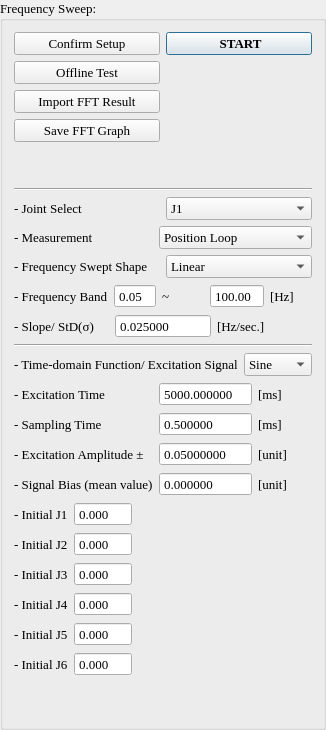
             <widget class="QGroupBox" name="layout_group_freq_sweep">
              <property name="font">
               <font>
                <family>Times New Roman</family>
                <pointsize>10</pointsize>
                <bold>false</bold>
               </font>
              </property>
              <property name="autoFillBackground">
               <bool>false</bool>
              </property>
              <property name="title">
               <string>Frequency Sweep:</string>
              </property>
              <property name="flat">
               <bool>false</bool>
              </property>
              <layout class="QVBoxLayout" name="verticalLayout_47">
               <item>
                <layout class="QHBoxLayout" name="horizontalLayout_23">
                 <item>
                  <layout class="QVBoxLayout" name="verticalLayout_45">
                   <item>
                    <widget class="QPushButton" name="pb_confirm_freq_sweep">
                     <property name="mouseTracking">
                      <bool>true</bool>
                     </property>
                     <property name="tabletTracking">
                      <bool>true</bool>
                     </property>
                     <property name="text">
                      <string>Confirm Setup</string>
                     </property>
                    </widget>
                   </item>
                   <item>
                    <widget class="QPushButton" name="pb_show_excitation_signals">
                     <property name="mouseTracking">
                      <bool>true</bool>
                     </property>
                     <property name="tabletTracking">
                      <bool>true</bool>
                     </property>
                     <property name="text">
                      <string>Offline Test</string>
                     </property>
                    </widget>
                   </item>
                   <item>
                    <widget class="QPushButton" name="pb_import_fft_result">
                     <property name="text">
                      <string>Import FFT Result</string>
                     </property>
                    </widget>
                   </item>
                   <item>
                    <widget class="QPushButton" name="pb_export_fft_graph">
                     <property name="text">
                      <string>Save FFT Graph</string>
                     </property>
                    </widget>
                   </item>
                   <item>
                    <spacer name="verticalSpacer_11">
                     <property name="orientation">
                      <enum>Qt::Vertical</enum>
                     </property>
                     <property name="sizeHint" stdset="0">
                      <size>
                       <width>20</width>
                       <height>40</height>
                      </size>
                     </property>
                    </spacer>
                   </item>
                  </layout>
                 </item>
                 <item>
                  <layout class="QVBoxLayout" name="verticalLayout_46" stretch="1,1">
                   <property name="spacing">
                    <number>0</number>
                   </property>
                   <item>
                    <widget class="QPushButton" name="pb_start_sweep">
                     <property name="font">
                      <font>
                       <family>Times New Roman</family>
                       <pointsize>10</pointsize>
                       <bold>true</bold>
                      </font>
                     </property>
                     <property name="mouseTracking">
                      <bool>true</bool>
                     </property>
                     <property name="tabletTracking">
                      <bool>true</bool>
                     </property>
                     <property name="focusPolicy">
                      <enum>Qt::StrongFocus</enum>
                     </property>
                     <property name="acceptDrops">
                      <bool>false</bool>
                     </property>
                     <property name="text">
                      <string> START</string>
                     </property>
                     <property name="icon">
                      <iconset>
                       <normalon>:/icons/icons/FFT_icon.PNG</normalon>
                      </iconset>
                     </property>
                     <property name="iconSize">
                      <size>
                       <width>150</width>
                       <height>150</height>
                      </size>
                     </property>
                     <property name="checkable">
                      <bool>false</bool>
                     </property>
                     <property name="checked">
                      <bool>false</bool>
                     </property>
                     <property name="autoDefault">
                      <bool>false</bool>
                     </property>
                     <property name="default">
                      <bool>true</bool>
                     </property>
                     <property name="flat">
                      <bool>false</bool>
                     </property>
                    </widget>
                   </item>
                   <item>
                    <spacer name="verticalSpacer_4">
                     <property name="orientation">
                      <enum>Qt::Vertical</enum>
                     </property>
                     <property name="sizeHint" stdset="0">
                      <size>
                       <width>20</width>
                       <height>40</height>
                      </size>
                     </property>
                    </spacer>
                   </item>
                  </layout>
                 </item>
                </layout>
               </item>
               <item>
                <widget class="Line" name="line_8">
                 <property name="orientation">
                  <enum>Qt::Horizontal</enum>
                 </property>
                </widget>
               </item>
               <item>
                <layout class="QVBoxLayout" name="verticalLayout_32">
                 <item>
                  <layout class="QVBoxLayout" name="verticalLayout_33">
                   <item>
                    <layout class="QVBoxLayout" name="verticalLayout_34">
                     <item>
                      <layout class="QHBoxLayout" name="horizontalLayout_15"/>
                     </item>
                     <item>
                      <layout class="QHBoxLayout" name="horizontalLayout_25">
                       <item>
                        <widget class="QLabel" name="label_39">
                         <property name="text">
                          <string>- Joint Select</string>
                         </property>
                        </widget>
                       </item>
                       <item>
                        <widget class="QComboBox" name="select_sweep_joint">
                         <item>
                          <property name="text">
                           <string>J1</string>
                          </property>
                         </item>
                         <item>
                          <property name="text">
                           <string>J2</string>
                          </property>
                         </item>
                         <item>
                          <property name="text">
                           <string>J3</string>
                          </property>
                         </item>
                         <item>
                          <property name="text">
                           <string>J4</string>
                          </property>
                         </item>
                         <item>
                          <property name="text">
                           <string>J5</string>
                          </property>
                         </item>
                         <item>
                          <property name="text">
                           <string>J6</string>
                          </property>
                         </item>
                        </widget>
                       </item>
                      </layout>
                     </item>
                     <item>
                      <layout class="QHBoxLayout" name="horizontalLayout_17">
                       <item>
                        <widget class="QLabel" name="label_15">
                         <property name="text">
                          <string>- Measurement</string>
                         </property>
                        </widget>
                       </item>
                       <item>
                        <widget class="QComboBox" name="select_sweep_loop">
                         <item>
                          <property name="text">
                           <string>Position Loop</string>
                          </property>
                         </item>
                         <item>
                          <property name="text">
                           <string>Velocity Loop</string>
                          </property>
                         </item>
                         <item>
                          <property name="text">
                           <string>Current Loop</string>
                          </property>
                         </item>
                         <item>
                          <property name="text">
                           <string>Feed Forward Velocity</string>
                          </property>
                         </item>
                        </widget>
                       </item>
                      </layout>
                     </item>
                    </layout>
                   </item>
                   <item>
                    <layout class="QHBoxLayout" name="horizontalLayout_18">
                     <item>
                      <widget class="QLabel" name="label_8">
                       <property name="text">
                        <string>- Frequency Swept Shape</string>
                       </property>
                      </widget>
                     </item>
                     <item>
                      <widget class="QComboBox" name="select_sweep_function">
                       <item>
                        <property name="text">
                         <string>Linear</string>
                        </property>
                        <property name="icon">
                         <iconset>
                          <normalon>:/Servo_Tuning/linear_signal.PNG</normalon>
                         </iconset>
                        </property>
                       </item>
                       <item>
                        <property name="text">
                         <string>Gaussian</string>
                        </property>
                        <property name="icon">
                         <iconset>
                          <normalon>:/Servo_Tuning/gaussian_signal.jpg</normalon>
                         </iconset>
                        </property>
                       </item>
                      </widget>
                     </item>
                    </layout>
                   </item>
                   <item>
                    <layout class="QHBoxLayout" name="horizontalLayout_19" stretch="1,1,1,1,1">
                     <item>
                      <widget class="QLabel" name="label_9">
                       <property name="text">
                        <string>- Frequency Band</string>
                       </property>
                      </widget>
                     </item>
                     <item>
                      <widget class="QDoubleSpinBox" name="edit_sweep_f0">
                       <property name="buttonSymbols">
                        <enum>QAbstractSpinBox::NoButtons</enum>
                       </property>
                       <property name="value">
                        <double>0.050000000000000</double>
                       </property>
                      </widget>
                     </item>
                     <item>
                      <widget class="QLabel" name="label_10">
                       <property name="text">
                        <string>~</string>
                       </property>
                      </widget>
                     </item>
                     <item>
                      <widget class="QDoubleSpinBox" name="edit_sweep_f1">
                       <property name="buttonSymbols">
                        <enum>QAbstractSpinBox::NoButtons</enum>
                       </property>
                       <property name="maximum">
                        <double>1000.000000000000000</double>
                       </property>
                       <property name="value">
                        <double>100.000000000000000</double>
                       </property>
                      </widget>
                     </item>
                     <item>
                      <widget class="QLabel" name="label_11">
                       <property name="text">
                        <string>[Hz]</string>
                       </property>
                      </widget>
                     </item>
                    </layout>
                   </item>
                  </layout>
                 </item>
                 <item>
                  <layout class="QHBoxLayout" name="horizontalLayout_20">
                   <item>
                    <widget class="QLabel" name="label_12">
                     <property name="text">
                      <string>- Slope/ StD(σ) </string>
                     </property>
                    </widget>
                   </item>
                   <item>
                    <widget class="QDoubleSpinBox" name="edit_sweep_slope">
                     <property name="buttonSymbols">
                      <enum>QAbstractSpinBox::NoButtons</enum>
                     </property>
                     <property name="decimals">
                      <number>6</number>
                     </property>
                     <property name="value">
                      <double>0.025000000000000</double>
                     </property>
                    </widget>
                   </item>
                   <item>
                    <widget class="QLabel" name="label_14">
                     <property name="text">
                      <string>[Hz/sec.]</string>
                     </property>
                    </widget>
                   </item>
                  </layout>
                 </item>
                 <item>
                  <widget class="Line" name="line_6">
                   <property name="orientation">
                    <enum>Qt::Horizontal</enum>
                   </property>
                  </widget>
                 </item>
                 <item>
                  <layout class="QVBoxLayout" name="verticalLayout_35">
                   <item>
                    <layout class="QHBoxLayout" name="horizontalLayout_21">
                     <item>
                      <widget class="QLabel" name="label_16">
                       <property name="text">
                        <string>- Time-domain Function/ Excitation Signal</string>
                       </property>
                      </widget>
                     </item>
                     <item>
                      <widget class="QComboBox" name="select_excitation_signal">
                       <item>
                        <property name="text">
                         <string>Sine</string>
                        </property>
                       </item>
                       <item>
                        <property name="text">
                         <string>Cosine</string>
                        </property>
                       </item>
                      </widget>
                     </item>
                    </layout>
                   </item>
                   <item>
                    <layout class="QHBoxLayout" name="horizontalLayout_22">
                     <item>
                      <layout class="QVBoxLayout" name="verticalLayout_36">
                       <item>
                        <widget class="QLabel" name="label_17">
                         <property name="text">
                          <string>- Excitation Time</string>
                         </property>
                        </widget>
                       </item>
                       <item>
                        <widget class="QLabel" name="label_18">
                         <property name="text">
                          <string>- Sampling Time</string>
                         </property>
                        </widget>
                       </item>
                       <item>
                        <widget class="QLabel" name="label_19">
                         <property name="text">
                          <string>- Excitation Amplitude ±</string>
                         </property>
                        </widget>
                       </item>
                       <item>
                        <widget class="QLabel" name="label_20">
                         <property name="text">
                          <string>- Signal Bias (mean value)</string>
                         </property>
                        </widget>
                       </item>
                      </layout>
                     </item>
                     <item>
                      <layout class="QVBoxLayout" name="verticalLayout_37">
                       <item>
                        <widget class="QDoubleSpinBox" name="edit_sweep_signal_time">
                         <property name="buttonSymbols">
                          <enum>QAbstractSpinBox::NoButtons</enum>
                         </property>
                         <property name="decimals">
                          <number>6</number>
                         </property>
                         <property name="maximum">
                          <double>999999999999999945575230987042816.000000000000000</double>
                         </property>
                         <property name="value">
                          <double>5000.000000000000000</double>
                         </property>
                        </widget>
                       </item>
                       <item>
                        <widget class="QDoubleSpinBox" name="edit_sweep_ts">
                         <property name="buttonSymbols">
                          <enum>QAbstractSpinBox::NoButtons</enum>
                         </property>
                         <property name="decimals">
                          <number>6</number>
                         </property>
                         <property name="value">
                          <double>0.500000000000000</double>
                         </property>
                        </widget>
                       </item>
                       <item>
                        <widget class="QDoubleSpinBox" name="edit_sweep_signal_amplitude">
                         <property name="buttonSymbols">
                          <enum>QAbstractSpinBox::NoButtons</enum>
                         </property>
                         <property name="decimals">
                          <number>8</number>
                         </property>
                         <property name="maximum">
                          <double>0.100000000000000</double>
                         </property>
                         <property name="value">
                          <double>0.050000000000000</double>
                         </property>
                        </widget>
                       </item>
                       <item>
                        <widget class="QDoubleSpinBox" name="edit_sweep_signal_bias">
                         <property name="buttonSymbols">
                          <enum>QAbstractSpinBox::NoButtons</enum>
                         </property>
                         <property name="decimals">
                          <number>6</number>
                         </property>
                        </widget>
                       </item>
                      </layout>
                     </item>
                     <item>
                      <layout class="QVBoxLayout" name="verticalLayout_44">
                       <item>
                        <widget class="QLabel" name="label_21">
                         <property name="text">
                          <string>[ms]</string>
                         </property>
                        </widget>
                       </item>
                       <item>
                        <widget class="QLabel" name="label_22">
                         <property name="text">
                          <string>[ms]</string>
                         </property>
                        </widget>
                       </item>
                       <item>
                        <widget class="QLabel" name="label_23">
                         <property name="text">
                          <string>[unit]</string>
                         </property>
                        </widget>
                       </item>
                       <item>
                        <widget class="QLabel" name="label_38">
                         <property name="text">
                          <string>[unit]</string>
                         </property>
                        </widget>
                       </item>
                      </layout>
                     </item>
                    </layout>
                   </item>
                  </layout>
                 </item>
                </layout>
               </item>
               <item>
                <layout class="QHBoxLayout" name="horizontalLayout_26" stretch="4,10">
                 <item>
                  <layout class="QFormLayout" name="formLayout">
                   <item row="0" column="0">
                    <widget class="QLabel" name="label_40">
                     <property name="text">
                      <string>- Initial J1</string>
                     </property>
                    </widget>
                   </item>
                   <item row="0" column="1">
                    <widget class="QDoubleSpinBox" name="edit_sweep_initial_J1">
                     <property name="buttonSymbols">
                      <enum>QAbstractSpinBox::NoButtons</enum>
                     </property>
                     <property name="decimals">
                      <number>3</number>
                     </property>
                     <property name="minimum">
                      <double>-180.000000000000000</double>
                     </property>
                     <property name="maximum">
                      <double>180.000000000000000</double>
                     </property>
                    </widget>
                   </item>
                   <item row="1" column="0">
                    <widget class="QLabel" name="label_41">
                     <property name="text">
                      <string>- Initial J2</string>
                     </property>
                    </widget>
                   </item>
                   <item row="1" column="1">
                    <widget class="QDoubleSpinBox" name="edit_sweep_initial_J2">
                     <property name="buttonSymbols">
                      <enum>QAbstractSpinBox::NoButtons</enum>
                     </property>
                     <property name="decimals">
                      <number>3</number>
                     </property>
                     <property name="minimum">
                      <double>-180.000000000000000</double>
                     </property>
                     <property name="maximum">
                      <double>180.000000000000000</double>
                     </property>
                    </widget>
                   </item>
                   <item row="2" column="0">
                    <widget class="QLabel" name="label_42">
                     <property name="text">
                      <string>- Initial J3</string>
                     </property>
                    </widget>
                   </item>
                   <item row="2" column="1">
                    <widget class="QDoubleSpinBox" name="edit_sweep_initial_J3">
                     <property name="buttonSymbols">
                      <enum>QAbstractSpinBox::NoButtons</enum>
                     </property>
                     <property name="decimals">
                      <number>3</number>
                     </property>
                     <property name="minimum">
                      <double>-180.000000000000000</double>
                     </property>
                     <property name="maximum">
                      <double>180.000000000000000</double>
                     </property>
                    </widget>
                   </item>
                   <item row="3" column="0">
                    <widget class="QLabel" name="label_43">
                     <property name="text">
                      <string>- Initial J4</string>
                     </property>
                    </widget>
                   </item>
                   <item row="3" column="1">
                    <widget class="QDoubleSpinBox" name="edit_sweep_initial_J4">
                     <property name="buttonSymbols">
                      <enum>QAbstractSpinBox::NoButtons</enum>
                     </property>
                     <property name="decimals">
                      <number>3</number>
                     </property>
                     <property name="minimum">
                      <double>-180.000000000000000</double>
                     </property>
                     <property name="maximum">
                      <double>180.000000000000000</double>
                     </property>
                    </widget>
                   </item>
                   <item row="4" column="0">
                    <widget class="QLabel" name="label_44">
                     <property name="text">
                      <string>- Initial J5</string>
                     </property>
                    </widget>
                   </item>
                   <item row="4" column="1">
                    <widget class="QDoubleSpinBox" name="edit_sweep_initial_J5">
                     <property name="buttonSymbols">
                      <enum>QAbstractSpinBox::NoButtons</enum>
                     </property>
                     <property name="decimals">
                      <number>3</number>
                     </property>
                     <property name="minimum">
                      <double>-180.000000000000000</double>
                     </property>
                     <property name="maximum">
                      <double>180.000000000000000</double>
                     </property>
                    </widget>
                   </item>
                   <item row="5" column="0">
                    <widget class="QLabel" name="label_45">
                     <property name="text">
                      <string>- Initial J6</string>
                     </property>
                    </widget>
                   </item>
                   <item row="5" column="1">
                    <widget class="QDoubleSpinBox" name="edit_sweep_initial_J6">
                     <property name="buttonSymbols">
                      <enum>QAbstractSpinBox::NoButtons</enum>
                     </property>
                     <property name="decimals">
                      <number>3</number>
                     </property>
                     <property name="minimum">
                      <double>-180.000000000000000</double>
                     </property>
                     <property name="maximum">
                      <double>180.000000000000000</double>
                     </property>
                    </widget>
                   </item>
                  </layout>
                 </item>
                 <item>
                  <spacer name="horizontalSpacer_24">
                   <property name="orientation">
                    <enum>Qt::Horizontal</enum>
                   </property>
                   <property name="sizeHint" stdset="0">
                    <size>
                     <width>40</width>
                     <height>20</height>
                    </size>
                   </property>
                  </spacer>
                 </item>
                </layout>
               </item>
               <item>
                <spacer name="verticalSpacer_5">
                 <property name="orientation">
                  <enum>Qt::Vertical</enum>
                 </property>
                 <property name="sizeHint" stdset="0">
                  <size>
                   <width>20</width>
                   <height>40</height>
                  </size>
                 </property>
                </spacer>
               </item>
              </layout>
             </widget>
